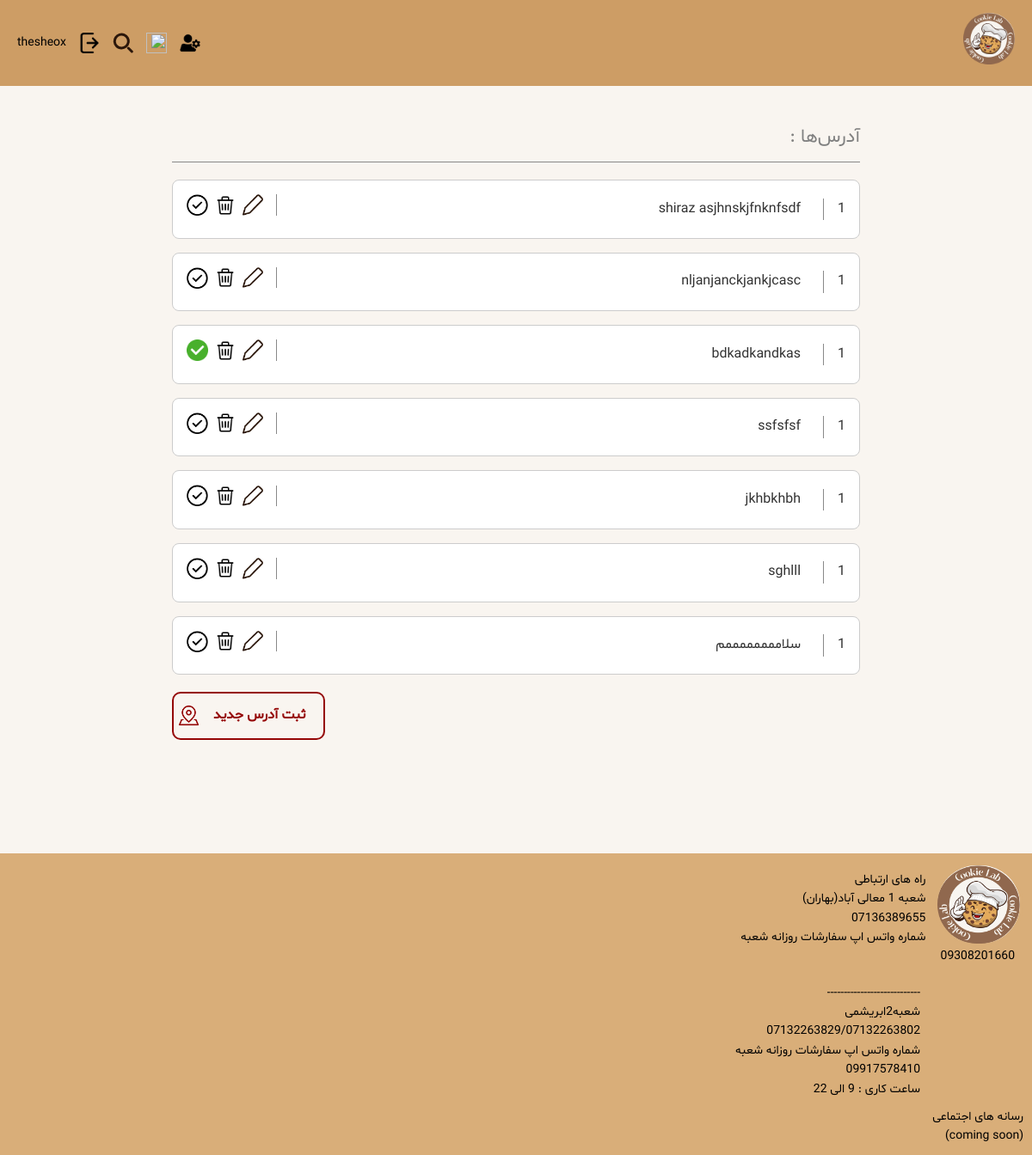
/user/2/addresses/, run on an earlier commit of the app's database.
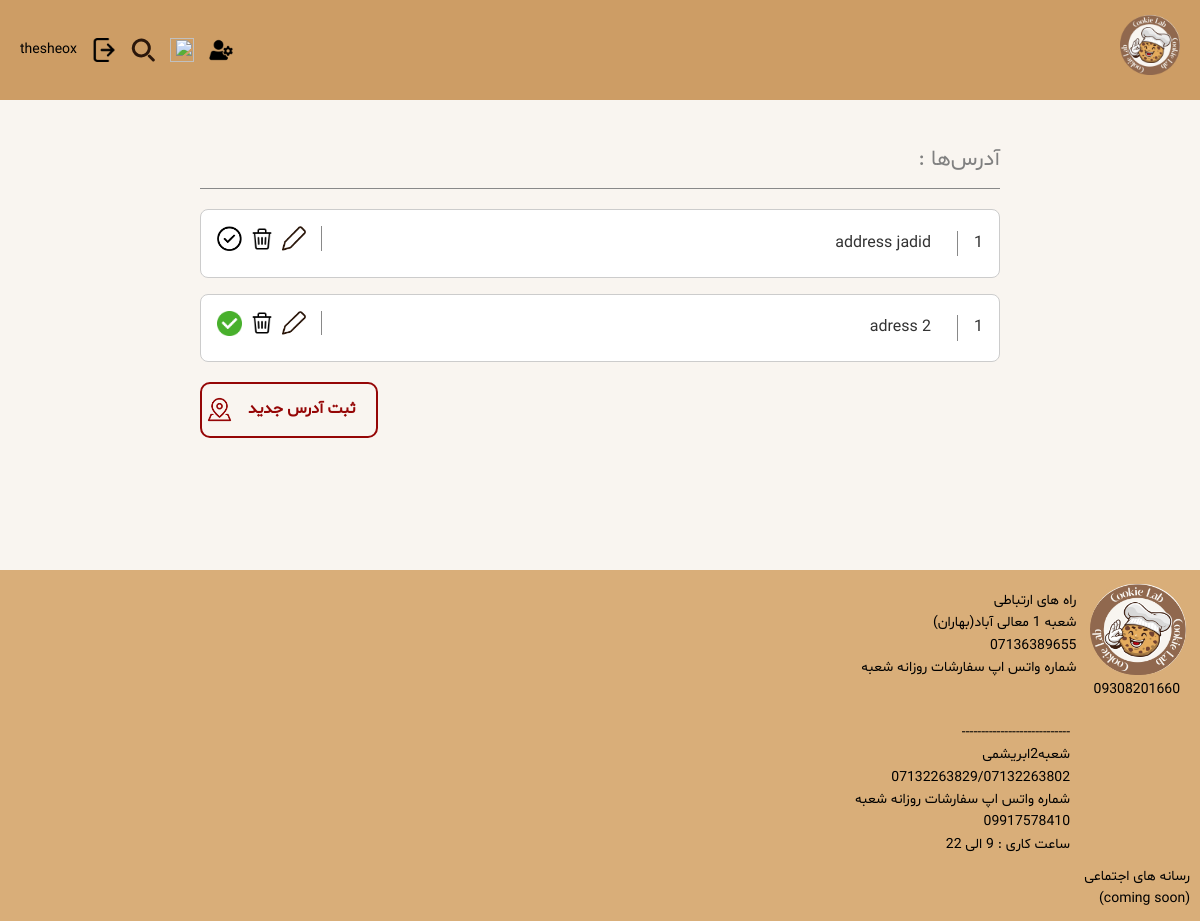
And on a later commit of the database.
### shop/models.py (models this page shows, shortened)
class Address(models.Model):
    profile = models.ForeignKey(Profile, on_delete=models.CASCADE, related_name='addresses')  # Link Address to Profile
    address_line = models.TextField(max_length=255)
    is_default = models.BooleanField(default=False)  # Mark if this is the default address

### shop/views.py (the view)
# urls.py: path('user/<int:user_id>/addresses/', views.show_addresses, name='show_addresses'),
def show_addresses(request, user_id):
    user = get_object_or_404(User, id=user_id)
    addresses = Address.objects.filter(profile=user.profile)
    return render(request, 'shop/show_addresses.html', {'user': user, 'addresses': addresses})

### shop/models.py (called while the page is built)
    @cached_property
    def default_address(self):
        return self.addresses.filter(is_default=True).first()

### shop/templates/shop/show_addresses.html (shortened to what this page needs)
{% load static%}
<!DOCTYPE html>
<html lang="fa" dir="rtl">
<head>
    <link rel="stylesheet" href="{% static 'show_addresses.css' %}">
</head>
<body>
<header>
    <nav class="navbar_logo">
        <div class="menu">
            <a class="link_logo" href="{% url 'home' %}">
                <img class="MiniLogo" src="{% static 'Pictures/logo_cropped.png' %}"/>
            </a>
        </div>
        <div class="navbar">
            {% if user.is_authenticated and user.is_staff or user.is_superuser %}
                <a class="admin" href="{% url 'admin_panel' %}">
                    <img class="cart" src="{% static 'Pictures/admin.png' %}" width="24px" height="24px"/>
                </a>
            {% endif %}
            <a class="enter" href="{% url 'cart' %}">
                <img class="cart" src="{% static 'Pictures/cart.png' %}" width="24px" height="24px"/>
            </a>
            <img class="search" src="{% static 'Pictures/search.svg' %}" width="24px" height="24px"/>
            {% if user.is_authenticated %}
                <a class="enter" href="{% url 'logout' %}">
                    <img class="cart" src="{% static 'Pictures/logout.png' %}" width="24px" height="24px"/>
                </a>
                <a class="enter" href="{% url 'profile' %}">
                    {{ user.username }}
                </a>
            {% endif %}
        </div>
    </nav>
</header>
<main class="main-container">
    <section class="addresses">
        <h2 class="text">آدرس‌ها :</h2>
        <div class="address-list">
            {% for address in addresses %}
                <div class="address-item">
                    <p class="adad">1</p>
                    <span class="address-text">{{ address.address_line }}</span>
                    <div class="buttons">
                        <a href="{% url 'edit_address' address.id %}">
                            <img src="{% static 'Pictures/edit.png' %}" class="my_button2">
                        </a>
                        <form method="post" action="{% url 'delete_address' address.id %}" style="display: inline;">
                            <button type="submit" style="border: none; background: none; padding: 0;">
                                <img src="{% static 'Pictures/delete2.jpg' %}" alt="Delete" style="width: 24px; height: 24px;">
                            </button>
                        </form>
                        {% if address == user.profile.default_address %}
                            <a href="{% url 'set_default_address' user.id address.id %}">
                                <img src="{% static 'Pictures/tik-sabz.png' %}" class="my_button">
                            </a>
                        {% else %}
                            <a href="{% url 'set_default_address' user.id address.id %}">
                                <img src="{% static 'Pictures/check.png' %}" class="my_button">
                            </a>
                        {% endif %}
                    </div>
                </div>
            {% endfor %}
        </div>
        <div class="buttons2">
                        <div class="button1">
                <a style="text-decoration: none" href="{% url 'add_address' user.id %}" class="custom-button2">ثبت آدرس جدید</a>
                <img src="{% static 'Pictures/location.png' %}" class="my_button">
            </div>
        </div>
    </section>
</main>
<footer>
    <div class="footer-content">
        <img class="logo" src="{% static 'Pictures/logo.jpg' %}" width="103.6px" height="99px"/>
        <p class="footer-text">راه های ارتباطی <br/>شعبه 1 معالی آباد(بهاران)<br/>07136389655<br/>شماره واتس اپ سفارشات روزانه شعبه<br/>09308201660</p>
        <p class="footer-text2">----------------------------<br/>شعبه2ابریشمی<br/>07132263829/07132263802<br/>شماره واتس اپ سفارشات روزانه شعبه<br/>09917578410<br/>ساعت کاری : 9 الی 22</p>
        <p class="media">رسانه های اجتماعی<br/>(coming soon)</p>
    </div>
</footer>
</body>
</html>

What changed in the data, as far as the page shows it:
removed Address: address_line "nljanjanckjankjcasc"
removed Address: address_line "bdkadkandkas"
removed Address: address_line "ssfsfsf"
removed Address: address_line "jkhbkhbh"
removed Address: address_line "sghlll"
removed Address: address_line "سلاممممممممم"
changed Address: address_line "shiraz asjhnskjfnknfsdf" → "address jadid"
added Address: address_line "adress 2"
